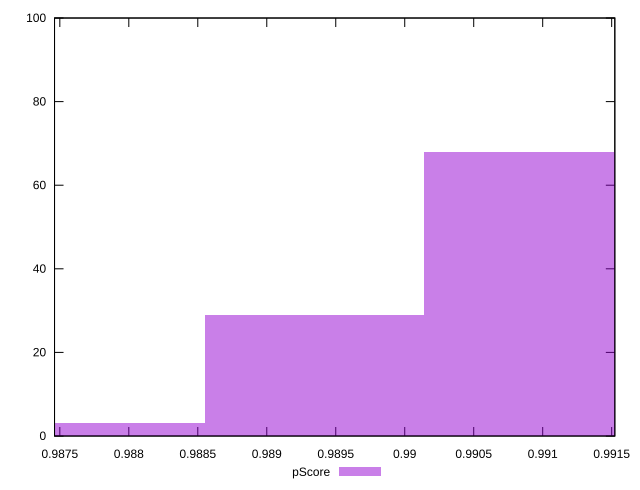

Write the gnuplot code that produced this figure.
reset

$pScore <<EOF
0.9893476830046252 29
0.9909331760863634 68
0.987762189922887 3
EOF

set key outside below
set boxwidth 0.0015854930817381814
set xrange [0.9874616336868934:0.991522837869242]
set yrange [0:100]
set trange [0:100]
set style fill transparent solid 0.5 noborder
set terminal svg size 640, 490 enhanced background rgb 'white'
set output "report_00008_2021-01-22T20:58:29.167/bootup-time/samples/pages+cached+nointeractive/pScore/histogram.svg"

plot $pScore title "pScore" with boxes

reset
